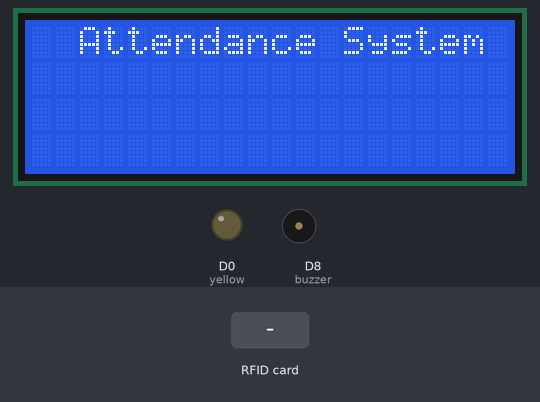
Bench run of a sketch on a simulated ESP8266 (NodeMCU). On the bench: 20×4 character LCD, output pins drawn as LEDs (lit = HIGH), buzzer (waves = sounding, pin HIGH). Inputs (shaded band) come from the test bench. WiFi joins after 1.5 s; servers stay silent unless stated; uploads are accepted with an empty reply; what the sketch prints to the serial monitor is not drawn.

Above: at 5.8 s.
5.9 s: RFID card 5E 7A 19 C4 held to the reader
At 9.2 s:
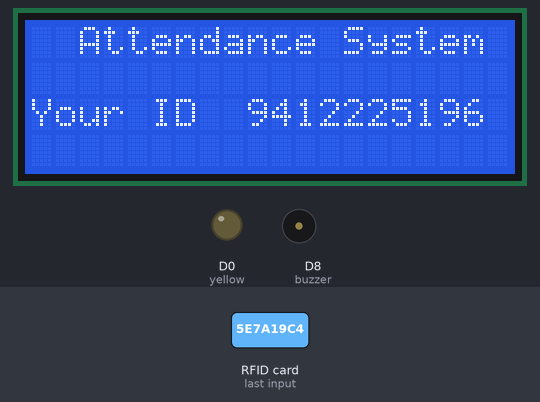
At 10.6 s:
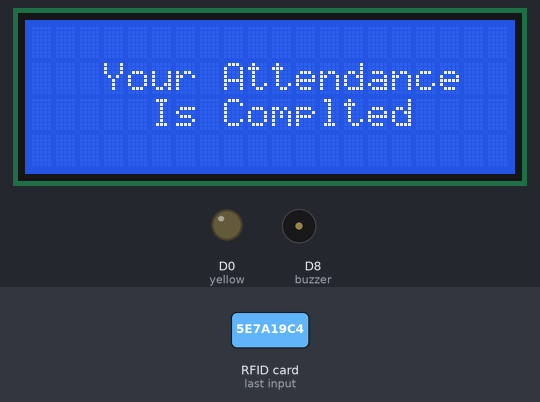
Timing chart, 0 to 12.1 s (numbered marks = the images above; inputs shaded):
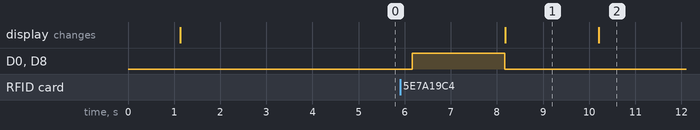

Measured:
- after the input at 5.9 s, D0 (yellow), D8 (buzzer): LOW → HIGH after 0.27 s, → LOW 2.0 s later; the display: changes after 2.3 s (image 1)
- what the display in image 1 shows lasts 2.0 s, from 8.2 s to 10.2 s

The sketch:

Esp8266_And_Rc522_Based_Iot_Based_Attendance_System.ino
```cpp
#include <SPI.h>
#include <Wire.h>
#include <MFRC522.h>
#include <ESP8266WiFi.h>
#include <ESP8266HTTPClient.h>
#include <LiquidCrystal_I2C.h>
LiquidCrystal_I2C lcd(0x27, 20, 4);

#define SS_PIN  D4
#define RST_PIN D3
int yellow = D0;
int buzzer = D8;

MFRC522 mfrc522(SS_PIN, RST_PIN);

const char *ssid = "JustDo";
const char *password = "par12345";
const char* device_token  = "c9f370e203924121";

String URL = "http://192.168.43.9/rfidattendance/getdata.php";
String getData, Link;
String OldCardID = "";
unsigned long previousMillis = 0;

void setup() {
  delay(1000);
  Serial.begin(115200);
  SPI.begin();  // Init SPI bus
  mfrc522.PCD_Init(); // Init MFRC522 card
  pinMode(yellow, OUTPUT);
  pinMode(buzzer, OUTPUT);
  lcd.begin();
  lcd.backlight();
  lcd.setCursor(2, 0);
  lcd.print("Attendance System");

  connectToWiFi();
}

void loop() {

  if (!WiFi.isConnected()) {
    connectToWiFi();
  }

  if (millis() - previousMillis >= 15000) {
    previousMillis = millis();
    OldCardID = "";
  }
  delay(50);

  if ( ! mfrc522.PICC_IsNewCardPresent()) {
    return;
  }

  if ( ! mfrc522.PICC_ReadCardSerial()) {
    return;
  }
  String CardID = "";
  for (byte i = 0; i < mfrc522.uid.size; i++) {
    CardID += mfrc522.uid.uidByte[i];
  }

  if ( CardID == OldCardID ) {
    return;
  }
  else {
    OldCardID = CardID;
  }

  SendCardID(CardID);
  delay(1000);
}

void SendCardID( String Card_uid ) {
  Serial.println("Sending the Card ID");
  if (WiFi.isConnected()) {
    HTTPClient http;
    getData = "?card_uid=" + String(Card_uid) + "&device_token=" + String(device_token);

    Link = URL + getData;
    http.begin(Link);

    int httpCode = http.GET();
    String payload = http.getString();


    Serial.println(httpCode);
    Serial.println(Card_uid);
    digitalWrite(yellow, HIGH);
    digitalWrite(buzzer, HIGH);
    delay(2000);
    digitalWrite(buzzer, LOW);
    digitalWrite(yellow, LOW);
    lcd.setCursor(0, 2);
    lcd.print("Your ID");
    lcd.setCursor(9, 2);
    lcd.print(Card_uid);
    delay(2000);
    lcd.clear();
    lcd.setCursor(3, 1);
    lcd.print("Your Attendance");
    lcd.setCursor(5, 2);
    lcd.print("Is Complted");

    delay(2000);
    lcd.clear();
    lcd.setCursor(2, 0);
    lcd.print("Attendance System");

    Serial.println(payload);

    if (httpCode == 200) {
      if (payload.substring(0, 5) == "login") {
        String user_name = payload.substring(5);


      }
      else if (payload.substring(0, 6) == "logout") {
        String user_name = payload.substring(6);


      }
      else if (payload == "succesful") {

      }
      else if (payload == "available") {

      }
      delay(100);
      http.end();
    }
  }
}

void connectToWiFi() {
  WiFi.mode(WIFI_OFF);
  delay(1000);
  WiFi.mode(WIFI_STA);
  Serial.print("Connecting to ");
  Serial.println(ssid);
  WiFi.begin(ssid, password);

  while (WiFi.status() != WL_CONNECTED) {
    delay(500);
    Serial.print(".");
  }
  Serial.println("");
  Serial.println("Connected");

  Serial.print("IP address: ");
  Serial.println(WiFi.localIP());

  delay(1000);
}
```
